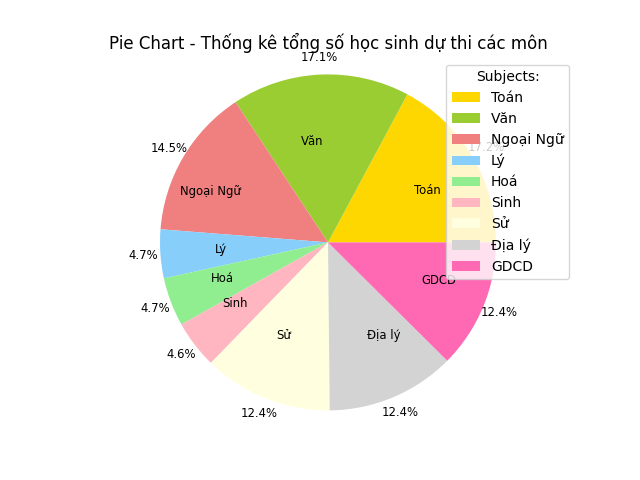

Write the Python code that produced this figure.
import matplotlib.pyplot as plt
with open("data_clean.csv" , "r" , encoding="utf8") as file:
    data = file.read().split("\n")

title = data[0]
std = data[1:]
total_std = len(std)

cnt_exam =  [0] * 9
cnt_no_exam =  [0] * 9
with open("data_clean.csv", "r", encoding="utf8") as file:

    data = file.readline()
    
    # print(total_std)
    # print(data)
    while(data != ""):


        if (data[0] == '0'):
            data = data.split(',')
            score = data[2:]
            for i in range(3):
                if (score[i] != '-1'):
                    cnt_exam[i] +=1
                else:
                    cnt_no_exam[i] +=1

            if(data[1] == "khtn"):
                for i in range(3,6):
                    if (score[i] != '-1'):
                        cnt_exam[i] +=1
                    else:
                        cnt_no_exam[i] += 1
            if(data[1] == "khxh"):
                for i in range(6,9):
                    if (score[i] != '-1'):
                        cnt_exam[i] +=1
                    else:
                        cnt_no_exam[i] += 1

        data = file.readline()




labels = ('Toán','Văn','Ngoại Ngữ','Lý','Hoá','Sinh','Sử','Địa lý','GDCD')
sizes = cnt_exam
colors = ['gold', 'yellowgreen', 'lightcoral', 'lightskyblue', 'lightgreen', 'lightpink', 'lightyellow', 'lightgray','hotpink']

# fig, ax = plt.subplots()
# ax.pie(sizes, labels=labels)
# plt.show()

plt.pie(sizes, labels=labels, colors=colors, autopct='%1.1f%%',
        pctdistance=1.1, labeldistance=.6,textprops={'size': 'smaller'}, radius=0.5)
plt.legend(title = "Subjects:")
plt.axis('equal')  # Đảm bảo biểu đồ hình tròn
plt.title('Pie Chart - Thống kê tổng số học sinh dự thi các môn')
plt.show()
plt.savefig('piechart.png')